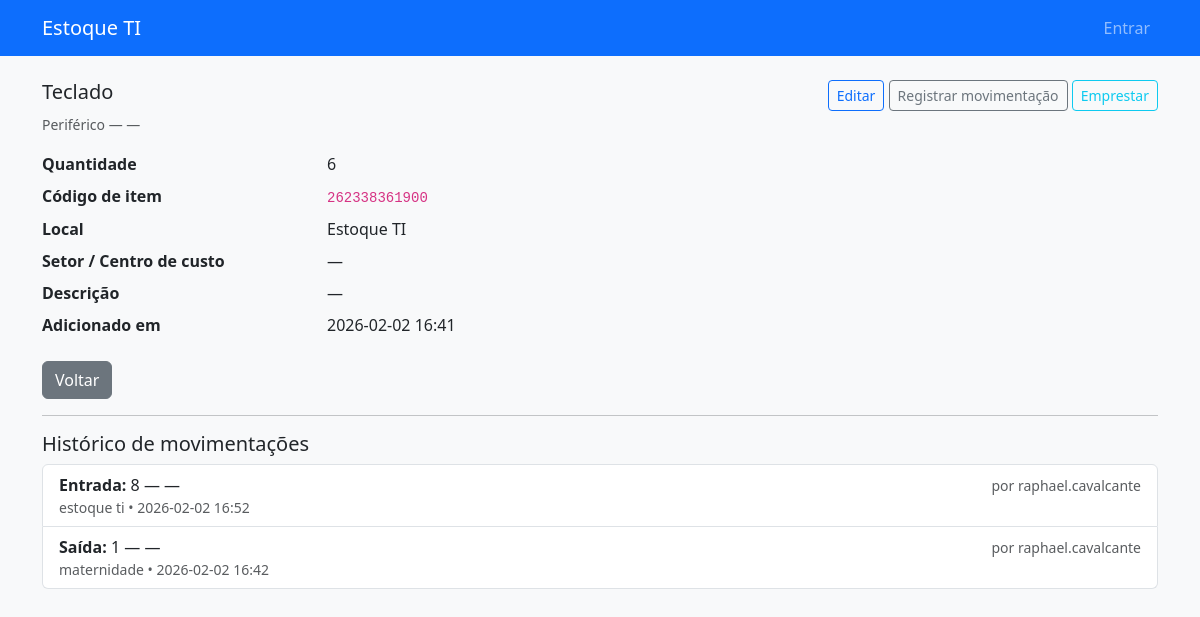
Page /item/1 on the committed database.
### app.py (models this page shows, shortened)
class Item(db.Model):
    id = db.Column(db.Integer, primary_key=True)
    name = db.Column(db.String(200), nullable=False)
    category = db.Column(db.String(100), nullable=False)
    quantity = db.Column(db.Integer, nullable=False, default=0)
    location = db.Column(db.String(200), nullable=True)
    serial = db.Column(db.String(200), nullable=True)
    sector = db.Column(db.String(200), nullable=True)
    description = db.Column(db.Text, nullable=True)
    barcode_code = db.Column(db.String(100), unique=True, nullable=True)
    added_at = db.Column(db.DateTime, default=datetime.utcnow)

class Movement(db.Model):
    id = db.Column(db.Integer, primary_key=True)
    item_id = db.Column(db.Integer, db.ForeignKey('item.id'), nullable=False)
    type = db.Column(db.String(20), nullable=False)  # 'entry' or 'exit'
    quantity = db.Column(db.Integer, nullable=False)
    destination = db.Column(db.String(200), nullable=True)
    responsible = db.Column(db.String(200), nullable=True)
    notes = db.Column(db.Text, nullable=True)
    created_at = db.Column(db.DateTime, default=datetime.utcnow)
    user_id = db.Column(db.Integer, db.ForeignKey('user.id'), nullable=True)
    item = db.relationship('Item', backref=db.backref('movements', lazy='dynamic'))
    user = db.relationship('User')

class User(db.Model, UserMixin):
    id = db.Column(db.Integer, primary_key=True)
    username = db.Column(db.String(80), unique=True, nullable=False)
    password_hash = db.Column(db.String(200), nullable=False)
    is_admin = db.Column(db.Boolean, default=False)
    is_superadmin = db.Column(db.Boolean, default=False)

### app.py (the view)
@app.route('/item/<int:item_id>')
def view_item(item_id):
    item = Item.query.get_or_404(item_id)
    movements = item.movements.order_by(Movement.created_at.desc()).limit(10).all()
    return render_template('view_item.html', item=item, movements=movements)

### templates/view_item.html (shortened to what this page needs)
{% extends 'layout.html' %}
{% block content %}
  <div class="d-flex justify-content-between align-items-start mb-3">
    <div>
      <h2 class="h5">{{ item.name }}</h2>
      <small class="text-muted">{{ item.category }} — {{ item.serial or '—' }}</small>
    </div>
    <div>
      <a class="btn btn-sm btn-outline-primary" href="{{ url_for('edit_item', item_id=item.id) }}">Editar</a>
      <a class="btn btn-sm btn-outline-secondary" href="{{ url_for('move_item', item_id=item.id) }}">Registrar movimentação</a>
      <a class="btn btn-sm btn-outline-info" href="{{ url_for('create_loan', item_id=item.id) }}">Emprestar</a>
    </div>
  </div>
  <dl class="row">
    <dt class="col-sm-3">Quantidade</dt>
    <dd class="col-sm-9">{{ item.quantity }}</dd>
    <dt class="col-sm-3">Código de item</dt>
    <dd class="col-sm-9"><code>{{ item.barcode_code or item.id }}</code></dd>
    <dt class="col-sm-3">Local</dt>
    <dd class="col-sm-9">{{ item.location or '—' }}</dd>
    <dt class="col-sm-3">Setor / Centro de custo</dt>
    <dd class="col-sm-9">{{ item.sector or '—' }}</dd>
    <dt class="col-sm-3">Descrição</dt>
    <dd class="col-sm-9">{{ item.description or '—' }}</dd>
    <dt class="col-sm-3">Adicionado em</dt>
    <dd class="col-sm-9">{{ item.added_at.strftime('%Y-%m-%d %H:%M') }}</dd>
  </dl>
  <a class="btn btn-secondary" href="{{ url_for('index') }}">Voltar</a>
  <hr>
  <h5>Histórico de movimentações</h5>
  {% if movements %}
    <ul class="list-group mt-2">
      {% for mv in movements %}
        <li class="list-group-item d-flex justify-content-between align-items-start">
          <div>
            <strong>{{ 'Entrada' if mv.type=='entry' else 'Saída' }}:</strong> {{ mv.quantity }} — {{ mv.responsible or '—' }}
            <div class="text-muted small">{{ mv.destination or '' }} • {{ mv.created_at.strftime('%Y-%m-%d %H:%M') }}</div>
          </div>
          <div><small class="text-muted">por {{ mv.user.username if mv.user else '—' }}</small></div>
        </li>
      {% endfor %}
    </ul>
  {% else %}
    <div class="alert alert-secondary mt-2">Sem movimentações registradas.</div>
  {% endif %}
{% endblock %}

### rows in the picture
Item: name "Teclado", category "Periférico", serial "—", quantity "6", barcode_code "262338361900", location "Estoque TI", sector "—", description "—", added_at "2026-02-02 16:41"
Movement: type "Entrada", quantity "8", responsible "—", destination "estoque ti", created_at "2026-02-02 16:52", user "raphael.cavalcante"
Movement: type "Saída", quantity "1", responsible "—", destination "maternidade", created_at "2026-02-02 16:42", user "raphael.cavalcante"
